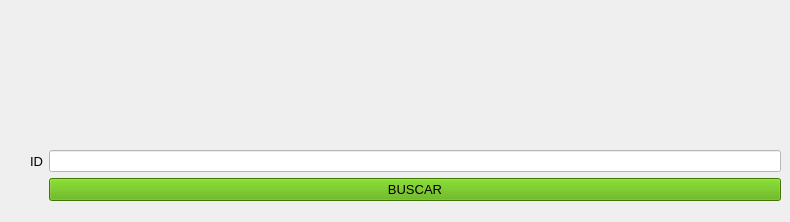
      <widget class="QWidget" name="casposeliminarmed">
       <widget class="QWidget" name="formLayoutWidget_11">
        <property name="geometry">
         <rect>
          <x>30</x>
          <y>150</y>
          <width>751</width>
          <height>63</height>
         </rect>
        </property>
        <layout class="QFormLayout" name="formLayout_11">
         <item row="0" column="0">
          <widget class="QLabel" name="label_45">
           <property name="font">
            <font>
             <pointsize>10</pointsize>
            </font>
           </property>
           <property name="text">
            <string>ID</string>
           </property>
          </widget>
         </item>
         <item row="1" column="1">
          <widget class="QPushButton" name="medeliminar">
           <property name="font">
            <font>
             <pointsize>10</pointsize>
            </font>
           </property>
           <property name="styleSheet">
            <string notr="true">background-color: rgb(85, 170, 0);</string>
           </property>
           <property name="text">
            <string>BUSCAR</string>
           </property>
          </widget>
         </item>
         <item row="0" column="1">
          <widget class="QLineEdit" name="idmed_eliminar">
           <property name="styleSheet">
            <string notr="true">background-color: rgb(255, 255, 255);</string>
           </property>
          </widget>
         </item>
        </layout>
       </widget>
      </widget>
